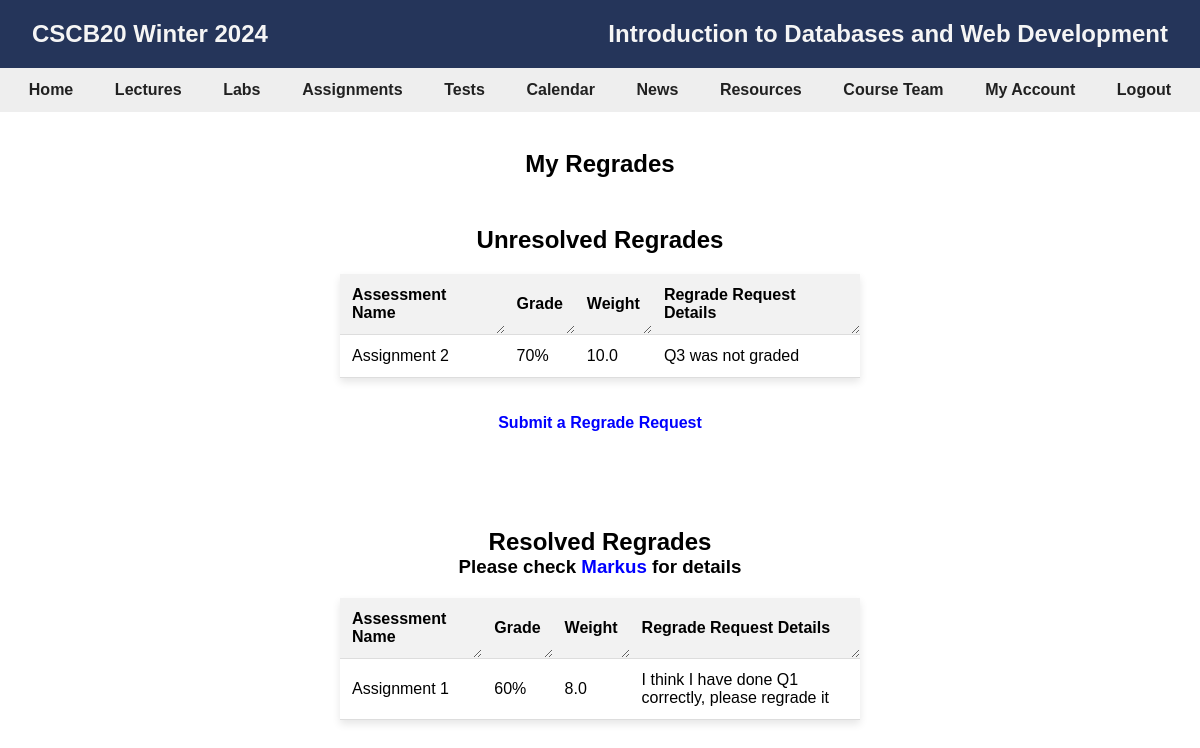
/regrades (signed in), run on the app's committed database.
### app.py (models this page shows)
class Grades(db.Model):
    __tablename__ = "Grades"
    student_username = db.Column(
        db.String(20), db.ForeignKey("Person.username"), primary_key=True
    )
    assessment_name = db.Column(
        db.String(30), db.ForeignKey("Assessments.assessment_name"), primary_key=True
    )
    assessment_type = db.Column(db.String(20), nullable=False)
    grade = db.Column(db.Integer, default=None)

class Assessments(db.Model):
    __tablename__ = "Assessments"
    assessment_name = db.Column(db.String(30), primary_key=True)
    assessment_type = db.Column(db.String(20), nullable=False)
    due_date = db.Column(db.String(20))
    location = db.Column(db.String(20))
    weight = db.Column(db.REAL)
    handout_link = db.Column(db.String(100))
    solutions_link = db.Column(db.String(100))
    description = db.Column(db.String(1000), nullable=False)

class Regrades(db.Model):
    __tablename__ = "Regrades"
    regrade_id = db.Column(db.Integer, primary_key=True)
    assessment_name = db.Column(
        db.String(30), db.ForeignKey("Assessments.assessment_name"), nullable=False
    )
    student_username = db.Column(
        db.String(20), db.ForeignKey("Person.username"), nullable=False
    )
    description = db.Column(db.String(1000), nullable=False)
    status = db.Column(db.Boolean, default=False, nullable=False)

### app.py (the view)
@app.route("/regrades")
def regrades():
    pagename = "regrades"
    title = "Regrades"
    if "name" not in session:
        flash("You must be logged in to view this page")
        return render_template("login.html", pagename="login", title="Login")
    if session["user_type"] == "student":
        resolved_regrades = Grades.query.filter_by(
            student_username=session["name"]
        ).all()
        resolved_regrades = (
            db.session.query(
                Grades.assessment_name,
                Grades.grade,
                Assessments.weight,
                Regrades.description,
            )
            .join(Assessments, Grades.assessment_name == Assessments.assessment_name)
            .join(
                Regrades,
                (Grades.assessment_name == Regrades.assessment_name)
                & (Grades.student_username == Regrades.student_username),
            )
            .filter(
                (Grades.student_username == session["name"]) & (Regrades.status == 1)
            )
            .all()
        )
        unresolved_regrades = (
            db.session.query(
                Grades.assessment_name,
                Grades.grade,
                Assessments.weight,
                Regrades.description,
            )
            .join(Assessments, Grades.assessment_name == Assessments.assessment_name)
            .join(
                Regrades,
                (Grades.assessment_name == Regrades.assessment_name)
                & (Grades.student_username == Regrades.student_username),
            )
            .filter(
                (Grades.student_username == session["name"]) & (Regrades.status == 0)
            )
            .all()
        )
        return render_template(
            "regrades.html",
            pagename=pagename,
            resolved_regrades=resolved_regrades,
            unresolved_regrades=unresolved_regrades,
            title=title,
        )
    else:  # instructor view
        regrades = make_regrades_dict()
        return render_template(
            "regrades.html", pagename=pagename, regrades=regrades, title=title
        )

### templates/regrades.html (shortened to what this page needs)
{% extends "template.html" %} {% block content %}
<section class="content">
  <div class="grid-container">
     {% if session["user_type"] == "instructor" %}
    <div class="grid-item">
      <h1>Student Regrades</h1>
    </div>
    <div class="grid-item-2 regrades">
      <a href="{{ url_for('grades') }}">View Grades</a>
    </div>
    {% if regrades %} {% for assessment in regrades %}
    <div class="grid-item-2" id="{{assessment}}">
      <h2>{{assessment}}</h2>
      <table class="center">
        <tr>
          <th>Student Username</th>
          <th>Regrade Request</th>
        </tr>
        {% for regrade in regrades[assessment] %}
        <tr class="cell">
          <td>{{regrade.student_username}}</td>
          <td>
            <a href="{{ url_for('regrade_id', id=regrade.regrade_id)}}"
              >Regrade Link</a
            >
          </td>
        </tr>
        {% endfor %}
      </table>
    </div>
    {% endfor %} {% else %}
    <p>There are no assignments (yet!)</p>
    {% endif %} {% else %}
    <div class="grid-item">
      <h1>My Regrades</h1>
    </div>
    <div class="grid-item-2">
      <h2>Unresolved Regrades</h2>
      {% if unresolved_regrades %}
      <table class="center">
        <tr>
          <th>Assessment Name</th>
          <th>Grade</th>
          <th>Weight</th>
          <th>Regrade Request Details</th>
        </tr>
        {% for regrade in unresolved_regrades%}
        <tr class="cell">
          <td>{{regrade.assessment_name}}</td>
          <td>{{regrade.grade}}%</td>
          <td>{{regrade.weight}}</td>
          <td>{{regrade.description}}</td>
        </tr>
        {% endfor %}
      </table>
      {% endif %}
      <a href="{{ url_for('add_regrade') }}">Submit a Regrade Request</a>
    </div>
    <div class="grid-item-2">
      <h2>Resolved Regrades</h2>
      {% if resolved_regrades %}
      <table class="center">
        <h3>
          Please check
          <a
            href="https://markus2.utsc.utoronto.ca/courses/20/assignments"
            target="_blank"
            >Markus</a
          >
          for details
        </h3>
        <tr>
          <th>Assessment Name</th>
          <th>Grade</th>
          <th>Weight</th>
          <th>Regrade Request Details</th>
        </tr>
        {% for regrade in resolved_regrades %}
        <tr class="cell">
          <td>{{regrade.assessment_name}}</td>
          <td>{{regrade.grade}}%</td>
          <td>{{regrade.weight}}</td>
          <td>{{regrade.description}}</td>
        </tr>
        {% endfor %}
      </table>
      {% else %}
      <p>There are no resolved regrades (yet!)</p>
      {% endif %}
    </div>
    {% endif %}
  </div>
</section>
{% endblock content %}

### static/css/header.css (style rules this page uses)
* { margin: 0; padding: 0; box-sizing: border-box; overflow: auto; }
body { font-family: Arial, sans-serif; padding-top: 50px; }
.content { margin-top: 100px; padding: 0rem 5rem; min-height: 80vh; position: relative; min-height: 100vh; width: 100%; transition: all 0.2s ease; }

### static/css/grid.css (style rules this page uses)
.grid-container { width: 100%; display: grid; grid-template-columns: 1fr; gap: 1fr; }
.grid-item { display: flex; justify-content: space-around; align-items: center; width: 100%; }
.grid-item-2 a, .grid-item-2 a:visited { text-decoration: none; color: blue; font-size: 16; }
.grid-item-2 { display: flex; flex-direction: column; justify-content: space-around; align-items: right; width: 100%; margin: 1rem 0rem; }

### static/css/table.css (style rules this page uses)
table { width: 95%; border-collapse: collapse; margin: 20px; box-shadow: 0 4px 8px rgba(0, 0, 0, 0.1); background-color: #ffffff; overflow: hidden; margin-right: auto; margin-left: auto; }
th, td { padding: 12px; text-align: left; border-bottom: 1px solid #dddddd; overflow: hidden; }
th { background-color: #f2f2f2; resize: horizontal; overflow: hidden; }

### static/css/regrades.css (style rules this page uses)
table { width: 50%; }
.grid-item-2 { margin: 3rem 0rem; }
.grid-item-2 h2, h3 { margin-left: auto; margin-right: auto; }
.grid-item-2 a, .grid-item-2 a:visited { margin-top: 1rem; text-decoration: none; color: blue; margin-left: auto; margin-right: auto; font-weight: bold; }

### data on the page
Grades: assessment_name "Assignment 2", grade "70", weight "10.0", description "Q3 was not graded"
Grades: assessment_name "Assignment 1", grade "60", weight "8.0", description "I think I have done Q1 correctly, please regrade it"
